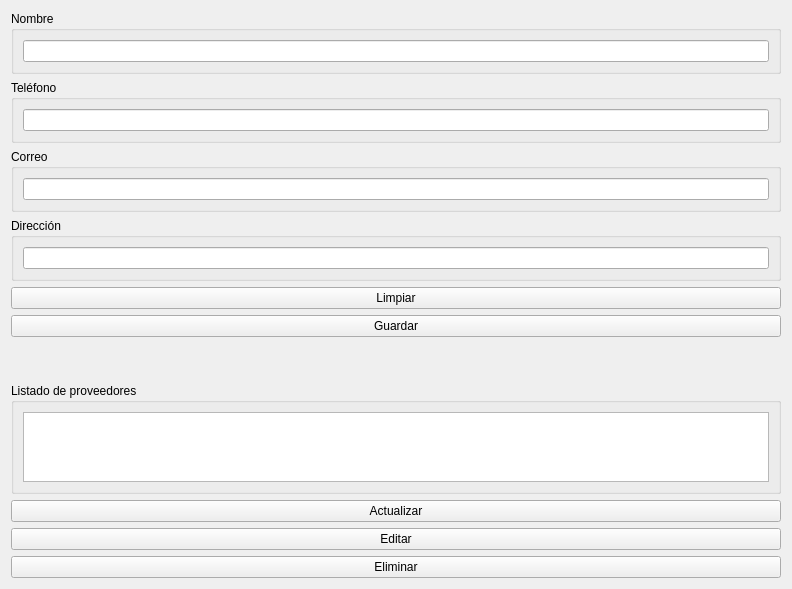
<?xml version="1.0" encoding="UTF-8"?>
<ui version="4.0">
 <class>F_Proveedor</class>
 <widget class="QWidget" name="F_Proveedor">
  <property name="geometry">
   <rect>
    <x>0</x>
    <y>0</y>
    <width>792</width>
    <height>537</height>
   </rect>
  </property>
  <property name="windowTitle">
   <string>Form</string>
  </property>
  <layout class="QVBoxLayout" name="verticalLayout">
   <item>
    <widget class="QGroupBox" name="groupBox">
     <property name="title">
      <string>Nombre</string>
     </property>
     <layout class="QHBoxLayout" name="horizontalLayout">
      <item>
       <widget class="QLineEdit" name="nombre"/>
      </item>
     </layout>
    </widget>
   </item>
   <item>
    <widget class="QGroupBox" name="groupBox_2">
     <property name="title">
      <string>Teléfono</string>
     </property>
     <layout class="QHBoxLayout" name="horizontalLayout_2">
      <item>
       <widget class="QLineEdit" name="telefono"/>
      </item>
     </layout>
    </widget>
   </item>
   <item>
    <widget class="QGroupBox" name="groupBox_3">
     <property name="title">
      <string>Correo</string>
     </property>
     <layout class="QHBoxLayout" name="horizontalLayout_3">
      <item>
       <widget class="QLineEdit" name="correo"/>
      </item>
     </layout>
    </widget>
   </item>
   <item>
    <widget class="QGroupBox" name="groupBox_5">
     <property name="title">
      <string>Dirección</string>
     </property>
     <layout class="QHBoxLayout" name="horizontalLayout_5">
      <item>
       <widget class="QLineEdit" name="direccion"/>
      </item>
     </layout>
    </widget>
   </item>
   <item>
    <widget class="QPushButton" name="PB_Limpiar">
     <property name="text">
      <string>Limpiar</string>
     </property>
    </widget>
   </item>
   <item>
    <widget class="QPushButton" name="PB_Guardar">
     <property name="text">
      <string>Guardar</string>
     </property>
    </widget>
   </item>
   <item>
    <spacer name="verticalSpacer_2">
     <property name="orientation">
      <enum>Qt::Vertical</enum>
     </property>
     <property name="sizeType">
      <enum>QSizePolicy::Minimum</enum>
     </property>
     <property name="sizeHint" stdset="0">
      <size>
       <width>20</width>
       <height>40</height>
      </size>
     </property>
    </spacer>
   </item>
   <item>
    <widget class="QGroupBox" name="groupBox_4">
     <property name="title">
      <string>Listado de proveedores</string>
     </property>
     <layout class="QHBoxLayout" name="horizontalLayout_4">
      <item>
       <widget class="QTableWidget" name="tableWidget">
        <property name="selectionBehavior">
         <enum>QAbstractItemView::SelectRows</enum>
        </property>
       </widget>
      </item>
     </layout>
    </widget>
   </item>
   <item>
    <widget class="QPushButton" name="PB_Actualizar">
     <property name="text">
      <string>Actualizar</string>
     </property>
    </widget>
   </item>
   <item>
    <widget class="QPushButton" name="PB_Editar">
     <property name="text">
      <string>Editar</string>
     </property>
    </widget>
   </item>
   <item>
    <widget class="QPushButton" name="PB_Eliminar">
     <property name="text">
      <string>Eliminar</string>
     </property>
    </widget>
   </item>
   <item>
    <spacer name="verticalSpacer">
     <property name="orientation">
      <enum>Qt::Vertical</enum>
     </property>
     <property name="sizeType">
      <enum>QSizePolicy::Maximum</enum>
     </property>
     <property name="sizeHint" stdset="0">
      <size>
       <width>20</width>
       <height>40</height>
      </size>
     </property>
    </spacer>
   </item>
  </layout>
 </widget>
 <resources/>
 <connections/>
</ui>
